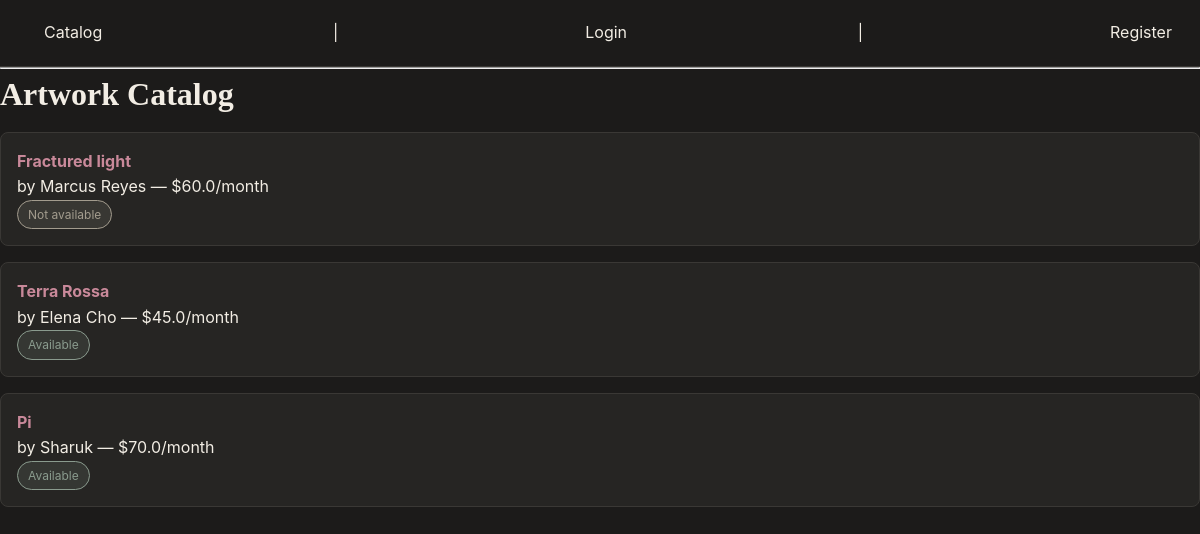
The page / on the database its author committed.
### models.py (models this page shows, shortened)
class Artwork(db.Model):
    id = db.Column(db.Integer, primary_key=True)
    title = db.Column(db.String(150), nullable=False)
    artist_name = db.Column(db.String(150), nullable=False)
    category = db.Column(db.String(80))
    price_per_month = db.Column(db.Float, nullable=False)
    is_available = db.Column(db.Boolean, default=True)

### app.py (the view)
@app.route("/")
def home():
    artworks = Artwork.query.all()
    return render_template("home.html", artworks=artworks)

### templates/home.html (shortened to what this page needs)
{% extends "base.html" %}
{% block content %}
    <h1>Artwork Catalog</h1>
    {% for art in artworks %}
    <div class="artwork-card">
        <a href="/artwork/{{ art.id }}"><strong>{{ art.title }}</strong></a>
        <p>by {{ art.artist_name }} — ${{ art.price_per_month }}/month
        </p>
        {% if art.is_available%}
            <span class="badge">Available</span>
        {% else %}
            <span class="badge" style="border-color:#A39C8E; color:#A39C8E; background:rgba(163,156,142,0.15);">Not available</span>
        {% endif %}
        </div>
    {% endfor %}
{% endblock %}

### static/css/style.css (style rules this page uses)
* { margin: 0; padding: 0; box-sizing: border-box; }
body { font-family: 'Inter', -apple-system, sans-serif; background-color: #1C1B1A; color: #F2EDE4; line-height: 1.6; }
h1, h2 { font-family: 'Playfair Display', serif; margin-bottom: 12px; }
a { color: #C9899A; text-decoration: none; }
.artwork-card { background: #262523; border: 1px solid #3A3835; border-radius: 8px; padding: 16px; margin-bottom: 16px; }
.badge { display: inline-block; font-size: 12px; padding: 4px 10px; border-radius: 999px; border: 1px solid #8A9B8E; color: #8A9B8E; background: rgba(138, 155, 142, 0.15); }

### rows shown on the page
Artwork: title "Fractured light", artist_name "Marcus Reyes", price_per_month "60.0", is_available "Not available"
Artwork: title "Terra Rossa", artist_name "Elena Cho", price_per_month "45.0", is_available "Available"
Artwork: title "Pi", artist_name "Sharuk", price_per_month "70.0", is_available "Available"
